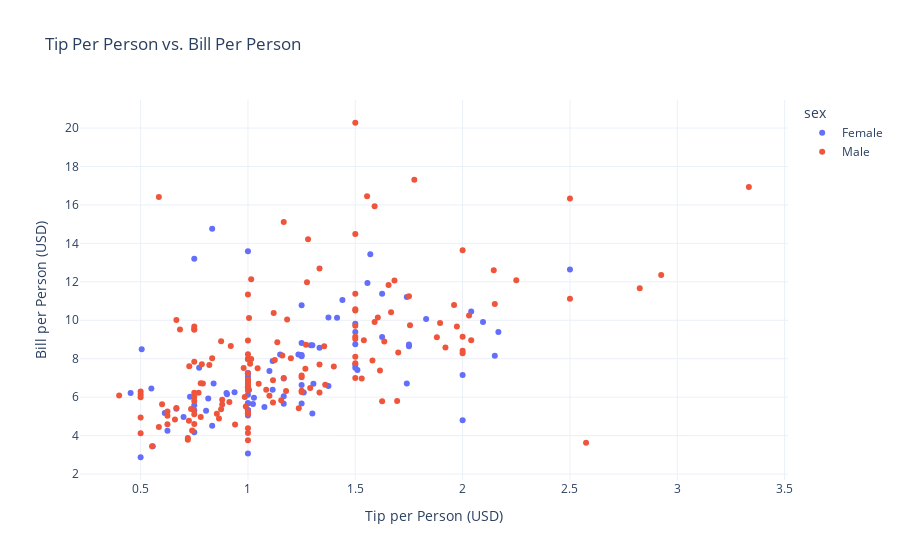

Here is the notebook cell this chart was saved with:
### Code cell
fig_scatter = px.scatter(
    df_tips,
    x="tip_per_person",
    y="bill_per_person",
    title="Tip Per Person vs. Bill Per Person",
    labels={"tip_per_person": "Tip per Person (USD)", "bill_per_person": "Bill per Person (USD)"},
    color="sex",
    template="plotly_white"
)
fig_scatter.show()

### Figure 1 — Plotly figure (JSON) as saved in the notebook; plotly's stock layout.template omitted (floating-point values rounded to 4 significant figures; data arrays with more than 128 entries replaced by an {"elided": "..."} marker saying what was removed)
{"data": [{"hovertemplate": "sex=Female<br>Tip per Person (USD)=%{x}<br>Bill per Person (USD)=%{y}<extra></extra>", "legendgroup": "Female", "marker": {"color": "#636efa", "symbol": "circle"}, "mode": "markers", "name": "Female", "orientation": "v", "showlegend": true, "type": "scatter", "x": [0.505, 0.9025, 1.25, 1.51, 0.5567, 1.167, 1.375, 1.115, 1.5, 1.5, 0.6125, 1.023, 1.3, 1.3, 0.75, 1.235, 1, 1, 1.57, 2.5, 1.1, 1.83, 1.292, 0.5, 2.15, 1.625, 1.25, 1.5, 0.8333, 1.74, 2.04, 2, 1, 1.333, 1.75, 0.75, 0.9, 0.73, 0.84, 1.26, 0.7, 1, 1, 1.415, 0.75, 1, 1.625, 0.625, 1, 1, 1.375, 1.75, 0.8333, 1.15, 0.75, 0.4533, 0.815, 1.028, 0.9375, 1.305, 0.6667, 1.5, 0.805, 1, 2, 1.167, 1.167, 2.095, 1.25, 1, 1.005, 1, 1.25, 1.077, 1.115, 1.25, 2.167, 0.55, 0.7725, 1.74, 1, 1.25, 1, 1.44, 1.557, 1, 1.5], "xaxis": "x", "y": [8.495, 6.147, 8.815, 7.415, 3.443, 5.657, 10.14, 7.885, 9.825, 7.53, 5.173, 5.643, 5.145, 8.703, 13.21, 8.225, 3.07, 5.69, 13.43, 12.64, 7.365, 10.07, 8.707, 2.875, 8.16, 11.38, 5.675, 7.69, 14.77, 11.21, 10.46, 7.155, 7.25, 8.57, 8.655, 5.325, 6.215, 6.02, 6.71, 6.24, 4.967, 7.26, 5.69, 10.13, 5.585, 6.13, 9.13, 4.255, 5.165, 7.075, 6.58, 8.735, 4.508, 8.215, 4.175, 6.213, 5.935, 5.97, 6.25, 6.695, 5.403, 8.755, 5.295, 5.315, 4.8, 6.967, 6.05, 9.905, 10.78, 6.5, 6.37, 6.5, 8.2, 5.49, 6.38, 6.635, 9.39, 6.45, 7.535, 6.71, 5.327, 8.135, 5.045, 11.06, 11.94, 13.59, 9.39], "yaxis": "y"}, {"hovertemplate": "sex=Male<br>Tip per Person (USD)=%{x}<br>Bill per Person (USD)=%{y}<extra></extra>", "legendgroup": "Male", "marker": {"color": "#EF553B", "symbol": "circle"}, "mode": "markers", "name": "Male", "orientation": "v", "showlegend": true, "type": "scatter", "x": {"elided": "157 float values"}, "xaxis": "x", "y": {"elided": "157 float values"}, "yaxis": "y"}], "layout": {"legend": {"title": {"text": "sex"}, "tracegroupgap": 0}, "title": {"text": "Tip Per Person vs. Bill Per Person"}, "xaxis": {"anchor": "y", "domain": [0, 1], "title": {"text": "Tip per Person (USD)"}}, "yaxis": {"anchor": "x", "domain": [0, 1], "title": {"text": "Bill per Person (USD)"}}}}
